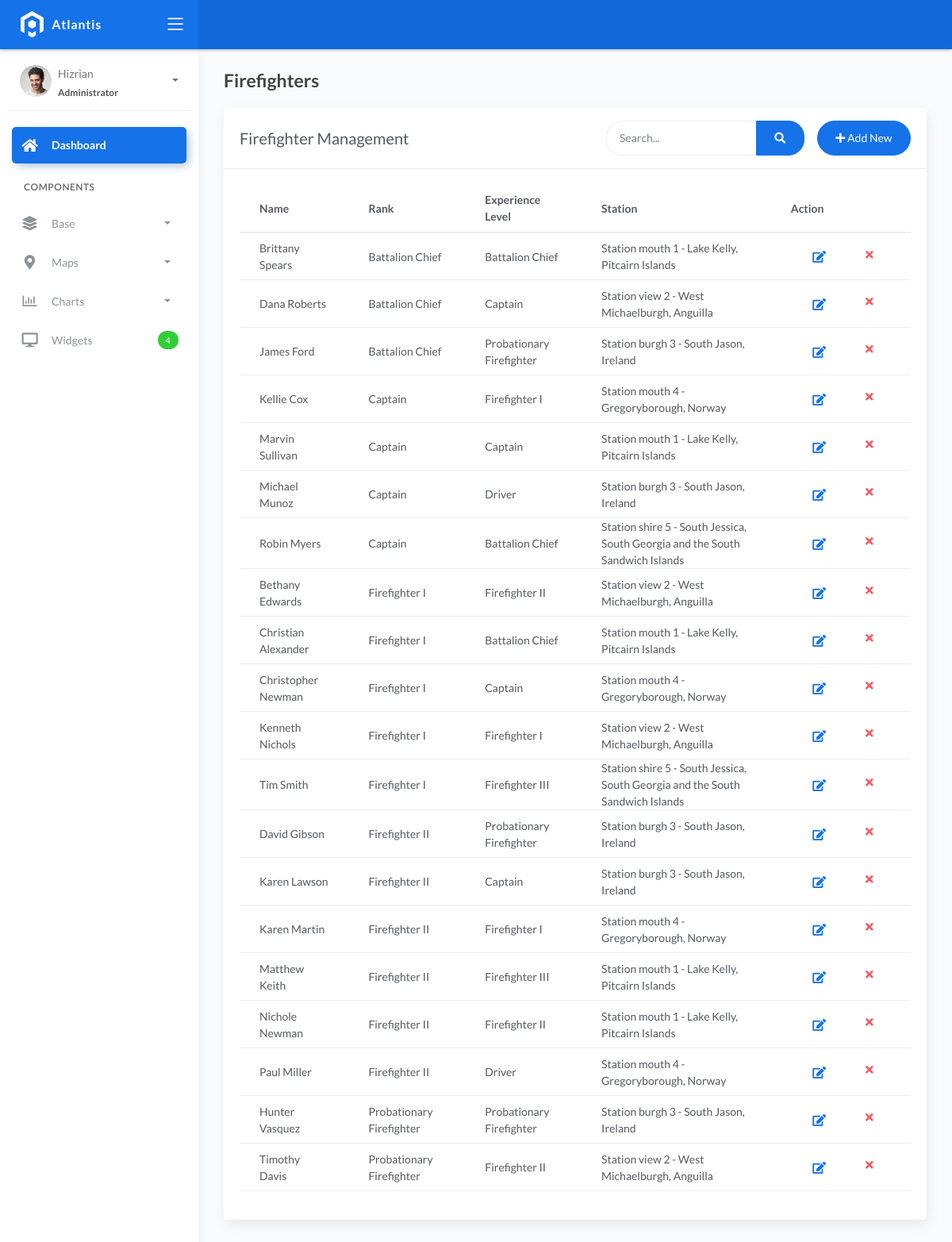
/firefighters/, run on the app's committed database.
### fire/models.py (models this page shows, shortened)
class BaseModel(models.Model):
    created_at = models.DateTimeField(auto_now_add=True, db_index=True)
    updated_at = models.DateTimeField(auto_now=True)
    class Meta:
        abstract = True

class Firefighters(BaseModel):
    XP_CHOICES = (
        ('Probationary Firefighter', 'Probationary Firefighter'),
        ('Firefighter I', 'Firefighter I'),
        ('Firefighter II', 'Firefighter II'),
        ('Firefighter III', 'Firefighter III'),
        ('Driver', 'Driver'),
        ('Captain', 'Captain'),
        ('Battalion Chief', 'Battalion Chief'),)
    name = models.CharField(max_length=150)
    rank = models.CharField(max_length=150)
    experience_level = models.CharField(max_length=150)
    station = models.ForeignKey(
        FireStation,
        on_delete=models.SET_NULL,
        null=True,
        blank=True
    )
    class Meta:
        verbose_name_plural = "Firefighters"
        ordering = ['rank', 'name']

class FireStation(BaseModel):
    name = models.CharField(max_length=150)
    latitude = models.DecimalField(
        max_digits=22, decimal_places=16, null=True, blank=True)
    longitude = models.DecimalField(
        max_digits=22, decimal_places=16, null=True, blank=True)
    address = models.CharField(max_length=150)
    city = models.CharField(max_length=150)  # can be in separate table
    country = models.CharField(max_length=150)  # can be in separate table
    def __str__(self):
        return f"{self.name} - {self.city}, {self.country}"
    class Meta:
        ordering = ['name']

### fire/views.py (the view)
# urls.py: path('firefighters/', FirefighterListView.as_view(), name='firefighter-list'),
class FirefighterListView(ListView):
    model = Firefighters
    template_name = 'fire/firefighter_list.html'
    context_object_name = 'firefighters'
    def get_queryset(self):
        queryset = super().get_queryset()
        search_query = self.request.GET.get('search')
        search_fields = [
            'name',
            'rank',
            'experience_level',
            'station__name',
            'station__city'
        ]
        return get_search_results(queryset, search_query, search_fields)

### fire/views.py (called while the page is built, shortened)
def get_search_results(queryset, search_query, search_fields):
    if not search_query:
        return queryset

### templates/fire/firefighter_list.html
{% extends 'fire/base_list.html' %}
{% block page_title %}Firefighters{% endblock %}
{% block card_title %}Firefighter Management{% endblock %}
{% block create_url %}{% url 'firefighter-create' %}{% endblock %}
{% block table_content %}
<table class="table table-hover">
    <thead>
        <tr>
            <th>Name</th>
            <th>Rank</th>
            <th>Experience Level</th>
            <th>Station</th>
            <th>Action</th>
        </tr>
    </thead>
    <tbody>
        {% for firefighter in firefighters %}
        <tr>
            <td>{{ firefighter.name }}</td>
            <td>{{ firefighter.rank }}</td>
            <td>{{ firefighter.experience_level }}</td>
            <td>{{ firefighter.station }}</td>
            <td>
                <div class="form-button-action">
                    <a href="{% url 'firefighter-update' firefighter.pk %}" class="btn btn-link btn-primary btn-lg">
                        <i class="fa fa-edit"></i>
                    </a>
                    <a href="{% url 'firefighter-delete' firefighter.pk %}" class="btn btn-link btn-danger">
                        <i class="fa fa-times"></i>
                    </a>
                </div>
            </td>
        </tr>
        {% endfor %}
    </tbody>
</table>
{% endblock %}

### data on the page
Firefighters: name "Brittany Spears", rank "Battalion Chief", experience_level "Battalion Chief", station "Station mouth 1 - Lake Kelly, Pitcairn Islands"
Firefighters: name "Dana Roberts", rank "Battalion Chief", experience_level "Captain", station "Station view 2 - West Michaelburgh, Anguilla"
Firefighters: name "James Ford", rank "Battalion Chief", experience_level "Probationary Firefighter", station "Station burgh 3 - South Jason, Ireland"
Firefighters: name "Kellie Cox", rank "Captain", experience_level "Firefighter I", station "Station mouth 4 - Gregoryborough, Norway"
Firefighters: name "Marvin Sullivan", rank "Captain", experience_level "Captain", station "Station mouth 1 - Lake Kelly, Pitcairn Islands"
Firefighters: name "Michael Munoz", rank "Captain", experience_level "Driver", station "Station burgh 3 - South Jason, Ireland"
Firefighters: name "Robin Myers", rank "Captain", experience_level "Battalion Chief", station "Station shire 5 - South Jessica, South Georgia and the South Sandwich Islands"
Firefighters: name "Bethany Edwards", rank "Firefighter I", experience_level "Firefighter II", station "Station view 2 - West Michaelburgh, Anguilla"
Firefighters: name "Christian Alexander", rank "Firefighter I", experience_level "Battalion Chief", station "Station mouth 1 - Lake Kelly, Pitcairn Islands"
Firefighters: name "Christopher Newman", rank "Firefighter I", experience_level "Captain", station "Station mouth 4 - Gregoryborough, Norway"
Firefighters: name "Kenneth Nichols", rank "Firefighter I", experience_level "Firefighter I", station "Station view 2 - West Michaelburgh, Anguilla"
Firefighters: name "Tim Smith", rank "Firefighter I", experience_level "Firefighter III", station "Station shire 5 - South Jessica, South Georgia and the South Sandwich Islands"
Firefighters: name "David Gibson", rank "Firefighter II", experience_level "Probationary Firefighter", station "Station burgh 3 - South Jason, Ireland"
Firefighters: name "Karen Lawson", rank "Firefighter II", experience_level "Captain", station "Station burgh 3 - South Jason, Ireland"
Firefighters: name "Karen Martin", rank "Firefighter II", experience_level "Firefighter I", station "Station mouth 4 - Gregoryborough, Norway"
Firefighters: name "Matthew Keith", rank "Firefighter II", experience_level "Firefighter III", station "Station mouth 1 - Lake Kelly, Pitcairn Islands"
Firefighters: name "Nichole Newman", rank "Firefighter II", experience_level "Firefighter II", station "Station mouth 1 - Lake Kelly, Pitcairn Islands"
Firefighters: name "Paul Miller", rank "Firefighter II", experience_level "Driver", station "Station mouth 4 - Gregoryborough, Norway"
Firefighters: name "Hunter Vasquez", rank "Probationary Firefighter", experience_level "Probationary Firefighter", station "Station burgh 3 - South Jason, Ireland"
Firefighters: name "Timothy Davis", rank "Probationary Firefighter", experience_level "Firefighter II", station "Station view 2 - West Michaelburgh, Anguilla"
